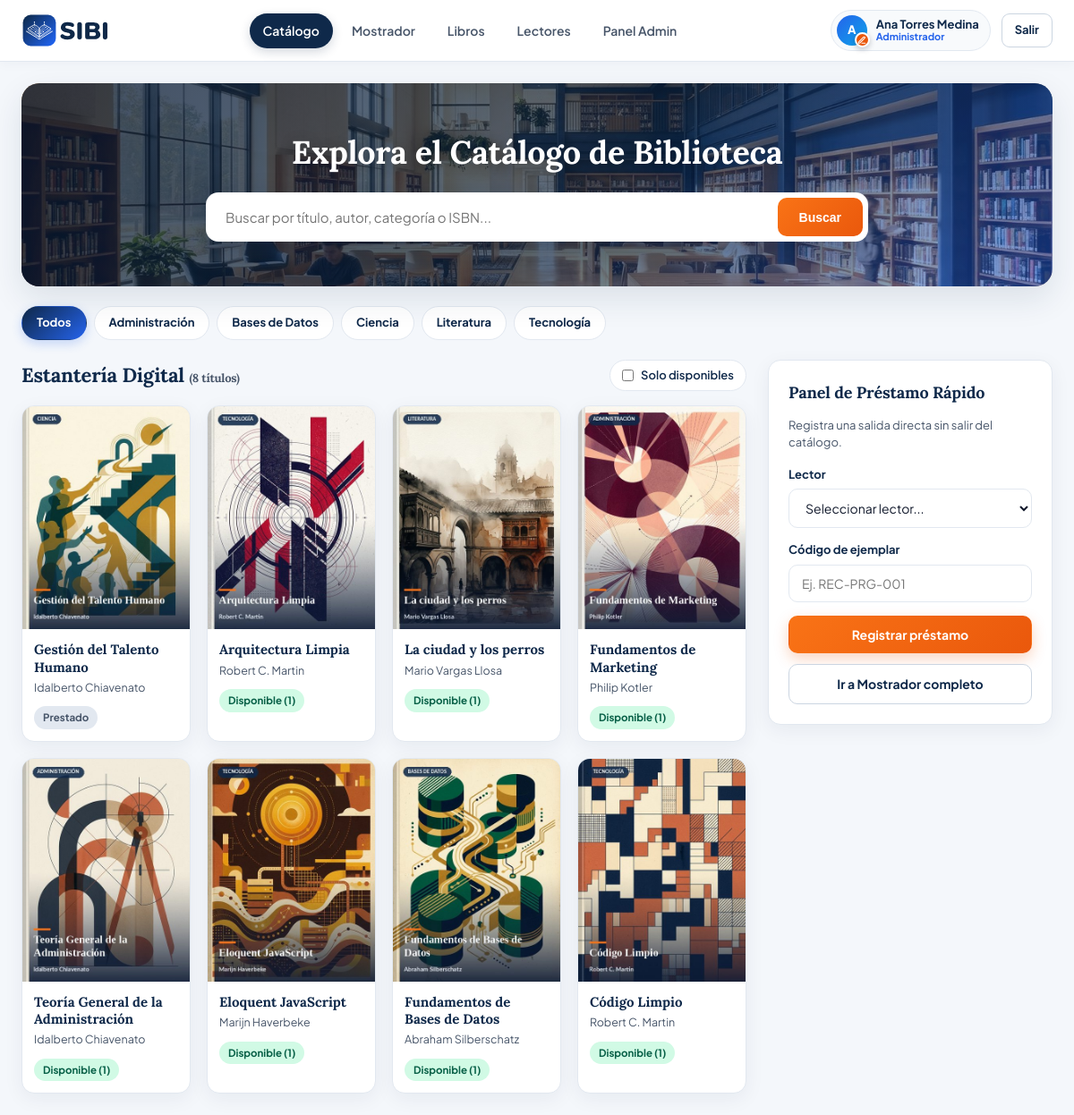
/catalogo.php (signed in), run on the app's committed database.
### tables this page shows
CREATE TABLE usuarios (
    id INT AUTO_INCREMENT PRIMARY KEY,
    nombres VARCHAR(100) NOT NULL,
    apellidos VARCHAR(100) NOT NULL,
    dni VARCHAR(15) NOT NULL UNIQUE,
    correo VARCHAR(120) NOT NULL UNIQUE,
    telefono VARCHAR(20) DEFAULT NULL,
    foto VARCHAR(255) DEFAULT NULL,
    password_hash VARCHAR(255) NOT NULL,
    rol ENUM('administrador','bibliotecario','lector') NOT NULL DEFAULT 'lector',
    estado TINYINT(1) NOT NULL DEFAULT 1,
    fecha_registro TIMESTAMP DEFAULT CURRENT_TIMESTAMP
);

CREATE TABLE categorias (
    id INT AUTO_INCREMENT PRIMARY KEY,
    nombre VARCHAR(80) NOT NULL UNIQUE
);

CREATE TABLE libros (
    id INT AUTO_INCREMENT PRIMARY KEY,
    titulo VARCHAR(200) NOT NULL,
    isbn VARCHAR(25) DEFAULT NULL,
    editorial VARCHAR(120) DEFAULT NULL,
    anio_publicacion SMALLINT DEFAULT NULL,
    autor_id INT NOT NULL,
    categoria_id INT NOT NULL,
    sinopsis TEXT DEFAULT NULL,
    portada VARCHAR(255) NOT NULL DEFAULT 'assets/img/portada-default.jpg',
    estado TINYINT(1) NOT NULL DEFAULT 1,
    fecha_registro TIMESTAMP DEFAULT CURRENT_TIMESTAMP,
    CONSTRAINT fk_libros_autor FOREIGN KEY (autor_id) REFERENCES autores(id),
    CONSTRAINT fk_libros_categoria FOREIGN KEY (categoria_id) REFERENCES categorias(id)
);

CREATE TABLE autores (
    id INT AUTO_INCREMENT PRIMARY KEY,
    nombre VARCHAR(120) NOT NULL UNIQUE,
    nacionalidad VARCHAR(80) DEFAULT NULL
);

### php/auth.php (called while the page is built, shortened)
<?php
function h(string $str): string {
    return htmlspecialchars($str, ENT_QUOTES, 'UTF-8');
}
function usuario_actual(): ?array {
    return $_SESSION['usuario'] ?? null;
}
function etiqueta_rol(string $rol): string {
    return match ($rol) {
        'administrador' => 'Administrador',
        'bibliotecario' => 'Bibliotecario',
        default         => 'Lector',
    };
}

### php/libros.php (called while the page is built, shortened)
<?php
require_once __DIR__ . '/auth.php';
function listar_categorias(PDO $pdo): array {
    return $pdo->query('SELECT * FROM categorias ORDER BY nombre')->fetchAll();
}
function buscar_catalogo(PDO $pdo, string $q = '', int $categoria_id = 0, bool $solo_disponibles = false): array {
    $sql = "
        SELECT l.*, a.nombre AS autor, c.nombre AS categoria,
               SUM(CASE WHEN e.estado = 'disponible' THEN 1 ELSE 0 END) AS disponibles,
               COUNT(e.id) AS total_ejemplares
        FROM libros l
        JOIN autores a ON a.id = l.autor_id
        JOIN categorias c ON c.id = l.categoria_id
        LEFT JOIN ejemplares e ON e.libro_id = l.id AND e.estado <> 'baja'
        WHERE l.estado = 1
    ";
    $params = [];
    $sql .= " GROUP BY l.id";
    $sql .= " ORDER BY l.id DESC";
    $stmt = $pdo->prepare($sql);
    $stmt->execute($params);
    return $stmt->fetchAll();
}

### catalogo.php (the view, shortened to what this page needs)
<?php
require_once __DIR__ . '/php/layout.php';
require_once __DIR__ . '/php/libros.php';
require_once __DIR__ . '/php/usuarios.php';
$u = usuario_actual();
$esStaff = in_array($u['rol'], ['administrador', 'bibliotecario'], true);
$q = trim($_GET['q'] ?? '');
$cat = (int)($_GET['cat'] ?? 0);
$solo_disp = isset($_GET['disp']) && $_GET['disp'] === '1';
$categorias = listar_categorias($pdo);
$libros = buscar_catalogo($pdo, $q, $cat, $solo_disp);
$lectores = $esStaff ? $pdo->query("SELECT id, nombres, apellidos, dni FROM usuarios WHERE estado = 1 ORDER BY nombres")->fetchAll() : [];
render_head('Catálogo — SIBI');
render_topbar('catalogo');
?>
<main class="container">
  <section class="hero">
    <div class="hero-content">
      <h1>Explora el Catálogo de Biblioteca</h1>
      <form method="get" class="hero-search">
        <input type="text" name="q" value="<?= h($q) ?>" placeholder="Buscar por título, autor, categoría o ISBN...">
        <button type="submit">Buscar</button>
      </form>
    </div>
  </section>
  <div class="chips">
    <a class="chip <?= $cat === 0 ? 'active' : '' ?>" href="catalogo.php<?= $q !== '' ? '?q=' . urlencode($q) : '' ?>">Todos</a>
    <?php foreach ($categorias as $c): ?>
      <a class="chip <?= $cat === (int)$c['id'] ? 'active' : '' ?>"
         href="catalogo.php?cat=<?= (int)$c['id'] ?><?= $q !== '' ? '&q=' . urlencode($q) : '' ?><?= $solo_disp ? '&disp=1' : '' ?>">
        <?= h($c['nombre']) ?>
      </a>
    <?php endforeach; ?>
  </div>
  <div class="catalog-layout">
    <section>
      <div class="section-bar">
        <h2>Estantería Digital <span class="text-muted">(<?= count($libros) ?> títulos)</span></h2>
        <form method="get">
          <label class="toggle-avail">
            <input type="checkbox" name="disp" value="1" <?= $solo_disp ? 'checked' : '' ?> onchange="this.form.submit()">
            Solo disponibles
          </label>
        </form>
      </div>
      <?php if (!$libros): ?>
        <div class="empty-state">No se encontraron libros con los filtros actuales.</div>
      <?php else: ?>
        <div class="books-grid">
          <?php foreach ($libros as $l): ?>
            <?php $disp = (int)$l['disponibles']; ?>
            <a href="libro.php?id=<?= (int)$l['id'] ?>" class="book-card">
              <div class="book-cover-wrap">
                <img src="<?= h($l['portada']) ?>" alt="<?= h($l['titulo']) ?>" loading="lazy">
              </div>
              <div class="book-body">
                <div class="book-title"><?= h($l['titulo']) ?></div>
                <div class="book-author"><?= h($l['autor']) ?></div>
                <?php if ($disp > 0): ?>
                  <span class="badge badge-green">Disponible (<?= $disp ?>)</span>
                <?php else: ?>
                  <span class="badge badge-gray">Prestado</span>
                <?php endif; ?>
              </div>
            </a>
          <?php endforeach; ?>
        </div>
      <?php endif; ?>
    </section>
    <aside class="card">
      <?php if ($esStaff): ?>
        <h3>Panel de Préstamo Rápido</h3>
        <p class="card-sub">Registra una salida directa sin salir del catálogo.</p>
        <form method="post">
          <div class="field">
            <label for="lector_id">Lector</label>
            <select name="lector_id" id="lector_id" class="input" required>
              <option value="">Seleccionar lector...</option>
            </select>
          </div>
          <div class="field">
            <label for="codigo_ejemplar">Código de ejemplar</label>
            <input class="input" type="text" id="codigo_ejemplar" name="codigo_ejemplar" required placeholder="Ej. REC-PRG-001">
          </div>
          <button type="submit" class="btn btn-primary btn-block">Registrar préstamo</button>
        </form>
        <div style="margin-top:12px;">
          <a href="mostrador.php" class="btn btn-outline btn-block">Ir a Mostrador completo</a>
        </div>
      <?php endif; ?>
    </aside>
  </div>
</main>
<?php render_footer(); ?>

### php/layout.php (shortened to what this page needs)
<?php
require_once __DIR__ . '/auth.php';
function render_head(string $titulo = 'SIBI — Biblioteca'): void {
?>
<!DOCTYPE html>
<html lang="es">
<head>
  <link rel="stylesheet" href="css/styles.css">
</head>
<body>
<?php
}
function render_topbar(string $activa = 'catalogo'): void {
    $u = usuario_actual();
    $rol = $u['rol'] ?? 'lector';
    $inicial = strtoupper(mb_substr($u['nombres'] ?? 'U', 0, 1));
    $foto = $u['foto'] ?? '';
?>
<header class="topbar">
  <div class="topbar-inner">
    <a href="catalogo.php" class="brand" aria-label="SIBI Inicio">
      <img src="assets/img/sibi-logo-color.svg" alt="SIBI" class="brand-logo">
    </a>
    <nav class="topnav">
      <a href="catalogo.php" class="<?= $activa === 'catalogo' ? 'active' : '' ?>">Catálogo</a>
      <?php if (in_array($rol, ['administrador', 'bibliotecario'], true)): ?>
        <a href="mostrador.php" class="<?= $activa === 'mostrador' ? 'active' : '' ?>">Mostrador</a>
        <a href="catalogo_admin.php" class="<?= $activa === 'libros' ? 'active' : '' ?>">Libros</a>
        <a href="lectores.php" class="<?= $activa === 'lectores' ? 'active' : '' ?>">Lectores</a>
      <?php endif; ?>
      <?php if ($rol === 'administrador'): ?>
        <a href="panel.php" class="<?= $activa === 'panel' ? 'active' : '' ?>">Panel Admin</a>
      <?php endif; ?>
    </nav>
    <div class="user-menu">
      <a href="perfil.php" class="user-chip <?= $activa === 'perfil' ? 'active' : '' ?>" title="Editar perfil y foto">
        <span class="user-avatar-wrap">
          <span class="user-avatar">
            <?php if ($foto): ?>
              <img src="<?= h($foto) ?>" alt="<?= h($u['nombres'] ?? 'Usuario') ?>" class="user-avatar-img">
            <?php else: ?>
              <?= h($inicial) ?>
            <?php endif; ?>
          </span>
          <span class="avatar-edit-badge" aria-hidden="true">
            <svg viewBox="0 0 24 24" width="10" height="10" fill="none" stroke="currentColor" stroke-width="2.5" stroke-linecap="round" stroke-linejoin="round">
              <path d="M12 20h9"/>
              <path d="M16.5 3.5a2.121 2.121 0 0 1 3 3L7 19l-4 1 1-4L16.5 3.5z"/>
            </svg>
          </span>
        </span>
        <div class="user-meta">
          <strong><?= h(($u['nombres'] ?? '') . ' ' . ($u['apellidos'] ?? '')) ?></strong>
          <span><?= h(etiqueta_rol($rol)) ?></span>
        </div>
      </a>
      <a href="logout.php" class="btn-logout">Salir</a>
    </div>
  </div>
</header>
<?php
}
function render_footer(): void {
?>
</body>
</html>
<?php
}

### data on the page
usuarios: nombres "A", nombres+apellidos "Ana Torres Medina"
categorias: nombre "Administración"
categorias: nombre "Bases de Datos"
categorias: nombre "Ciencia"
categorias: nombre "Literatura"
categorias: nombre "Tecnología"
libros: portada (picture), titulo "Gestión del Talento Humano", autor.nombre "Idalberto Chiavenato", shows "Prestado"
libros: portada (picture), titulo "Arquitectura Limpia", autor.nombre "Robert C. Martin", disp "1"
libros: portada (picture), titulo "La ciudad y los perros", autor.nombre "Mario Vargas Llosa", disp "1"
libros: portada (picture), titulo "Fundamentos de Marketing", autor.nombre "Philip Kotler", disp "1"
libros: portada (picture), titulo "Teoría General de la Administración", autor.nombre "Idalberto Chiavenato", disp "1"
libros: portada (picture), titulo "Eloquent JavaScript", autor.nombre "Marijn Haverbeke", disp "1"
libros: portada (picture), titulo "Fundamentos de Bases de Datos", autor.nombre "Abraham Silberschatz", disp "1"
libros: portada (picture), titulo "Código Limpio", autor.nombre "Robert C. Martin", disp "1"

### other printed values
etiqueta_rol($rol) "Administrador"
count($libros) "8"
